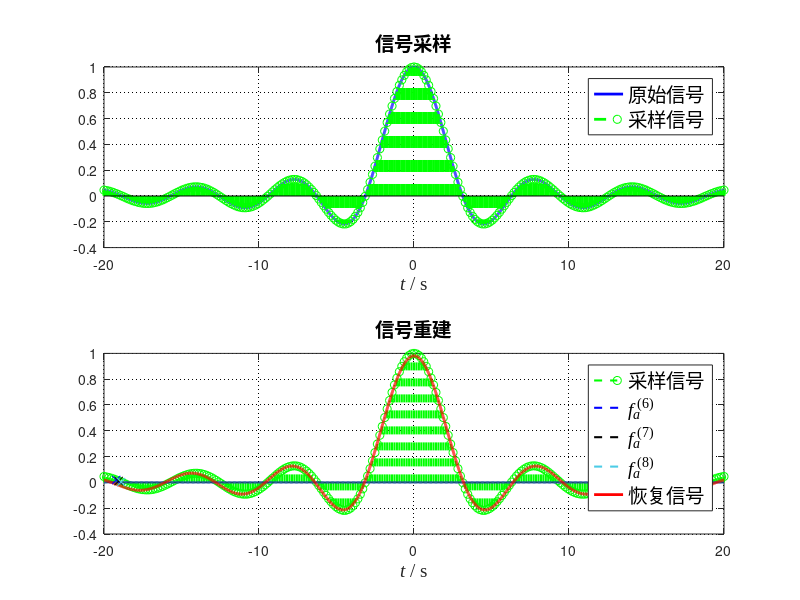
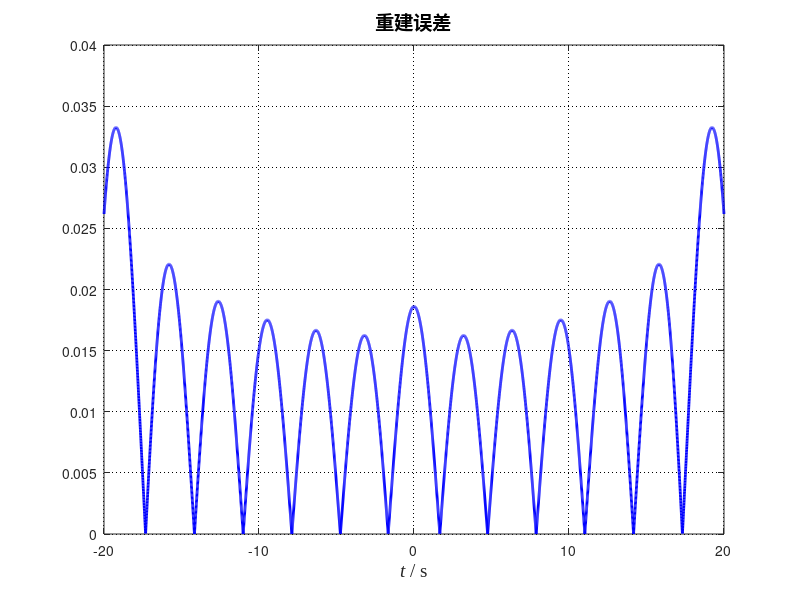
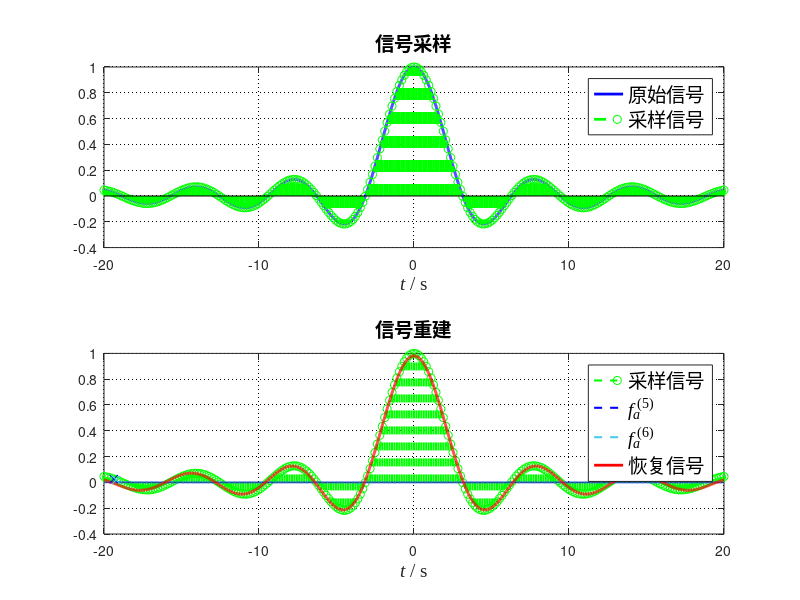
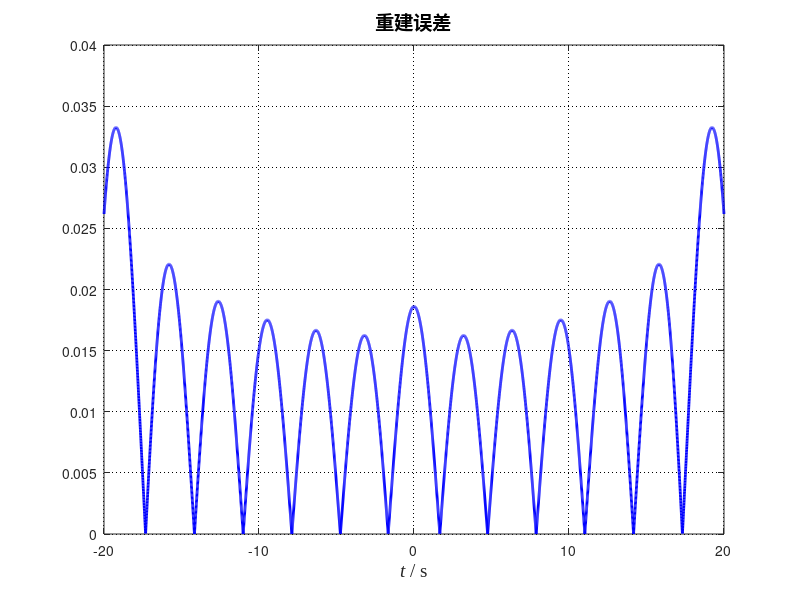

Reproduce these figures in MATLAB, in order.
% 下面的代码分为1、2.1、2.2、2.3、3五个节，其中1节代码可修改Ts为pi、1.3*pi、0.5*pi后分别运行
% 对应运行2.1、2.2或2.3（2.X只能运行其中某一个），分别对应临界采样、欠采样和过采样的分析
% 3节代码是通用的，用于频谱分析
%% 1 参数初始化
clc;
clear all;
close all;

omega_m = 1;    % 信号带宽
omega_c = 1;    % 滤波器截止频率

Ts = 0.05*pi;        % 临界采样pi、欠采样1.3*pi、过采样0.5*pi
Tp = 40;        % 仿真时长

N = ceil(Tp/Ts) % 采样点数
nTs = -20:Tp/(N-1):20;  % 时域采样时刻

t = -20:0.005:20;   % 恢复间隔为0.005s

f_nTs = sinc(nTs/pi);   % 采样信号

ins = Ts*omega_c/pi*sinc((omega_c/pi)* ...
    (ones(length(nTs),1)*t-nTs'*ones(1,length(t))));    % 内插信号

f_a = f_nTs*ins;         % 恢复信号

error = abs(f_a-sinc(t/pi));

%% 2.1下面是临界采样画图的操作
figure;
subplot(211);
plot(t,sinc(t/pi),'b-','LineWidth',2);   % 原始信号
hold on;
stem(nTs,f_nTs,'g--','LineWidth',2);     % 采样信号
grid on;
legend('FontSize',14);
legend('原始信号','采样信号');
set(gca,'GridLineStyle',':','GridColor','k','GridAlpha',1);
title('信号采样','FontSize',14);
xlabel('\it\fontname{Times New Roman}t \rm/ s','FontSize',14);


subplot(212);
stem(nTs,f_nTs,'g--','LineWidth',1.5);      % 采样信号
hold on;

plot(t,f_nTs(6)*ins(6,:),'b--','LineWidth',1.5);   % 原始信号
hold on;
plot(t,f_nTs(7)*ins(7,:),'k--','LineWidth',1.5);   % 原始信号
hold on;
plot(t,f_nTs(8)*ins(8,:),'--','LineWidth',1.5,'Color',[0.3 0.8 0.9]);   % 原始信号
hold on;
plot(t,f_a,'r','LineWidth',2);          % 恢复信号
hold on;

plot(nTs(6),f_nTs(6),'bx');      % 采样信号
hold on;
plot(nTs(7),f_nTs(7),'kx');      % 采样信号
hold on;
plot(nTs(8),f_nTs(8),'x','Color',[0.3 0.8 0.9]);      % 采样信号


legend('FontSize',14);
legend('采样信号','\it\fontname{Times New Roman}f_{a}^{\rm (6)}','\it\fontname{Times New Roman}f_{a}^{\rm (7)}','\it\fontname{Times New Roman}f_{a}^{\rm (8)}','恢复信号');
grid on;
set(gca,'GridLineStyle',':','GridColor','k','GridAlpha',1);
title('信号重建','FontSize',14);
xlabel('\it\fontname{Times New Roman}t \rm/ s','FontSize',14);

figure;
plot(t,error,'b-','LineWidth',2);
grid on;
set(gca,'GridLineStyle',':','GridColor','k','GridAlpha',1);
title('重建误差','FontSize',14);
% axis([-20 20 0 0.5])
xlabel('\it\fontname{Times New Roman}t \rm/ s','FontSize',14);

%% 2.2 下面是欠采样画图的操作
figure;
subplot(211);
plot(t,sinc(t/pi),'b-','LineWidth',2);   % 原始信号
hold on;
stem(nTs,f_nTs,'g--','LineWidth',2);     % 采样信号
grid on;
legend('FontSize',14);
legend('原始信号','采样信号');
set(gca,'GridLineStyle',':','GridColor','k','GridAlpha',1);
title('信号采样','FontSize',14);
xlabel('\it\fontname{Times New Roman}t \rm/ s','FontSize',14);


subplot(212);
stem(nTs,f_nTs,'g--','LineWidth',1.5);      % 采样信号
hold on;

plot(t,f_nTs(5)*ins(5,:),'b--','LineWidth',1.5);   % 原始信号
hold on;
plot(t,f_nTs(6)*ins(6,:),'--','LineWidth',1.5,'Color',[0.3 0.8 0.9]);   % 原始信号
hold on;
plot(t,f_a,'r','LineWidth',2);          % 恢复信号
hold on;

plot(nTs(5),f_nTs(5),'bx');      % 采样信号
hold on;
plot(nTs(6),f_nTs(6),'x','Color',[0.3 0.8 0.9]);      % 采样信号



legend('FontSize',14);
legend('采样信号','\it\fontname{Times New Roman}f_{a}^{\rm (5)}','\it\fontname{Times New Roman}f_{a}^{\rm (6)}','恢复信号');
grid on;
set(gca,'GridLineStyle',':','GridColor','k','GridAlpha',1);
title('信号重建','FontSize',14);
xlabel('\it\fontname{Times New Roman}t \rm/ s','FontSize',14);

figure;
plot(t,error,'b-','LineWidth',2);
grid on;
set(gca,'GridLineStyle',':','GridColor','k','GridAlpha',1);
title('重建误差','FontSize',14);
% axis([-20 20 0 0.5])
xlabel('\it\fontname{Times New Roman}t \rm/ s','FontSize',14);
%% 2.3 下面是过采样画图的操作
figure;
subplot(211);
plot(t,sinc(t/pi),'b-','LineWidth',2);   % 原始信号
hold on;
stem(nTs,f_nTs,'g--','LineWidth',2);     % 采样信号
grid on;
legend('FontSize',14);
legend('原始信号','采样信号');
set(gca,'GridLineStyle',':','GridColor','k','GridAlpha',1);
title('信号采样','FontSize',14);
xlabel('\it\fontname{Times New Roman}t \rm/ s','FontSize',14);


subplot(212);
stem(nTs,f_nTs,'g--','LineWidth',1.5);      % 采样信号
hold on;

plot(t,f_nTs(12)*ins(12,:),'b--','LineWidth',1.5);   % 原始信号
hold on;
plot(t,f_nTs(13)*ins(13,:),'k--','LineWidth',1.5);   % 原始信号
hold on;
plot(t,f_nTs(14)*ins(14,:),'--','LineWidth',1.5,'Color',[0.3 0.8 0.9]);   % 原始信号
hold on;
plot(t,f_a,'r','LineWidth',2);          % 恢复信号
hold on;

plot(nTs(12),f_nTs(12),'bx');      % 采样信号
hold on;
plot(nTs(13),f_nTs(13),'kx');      % 采样信号
hold on;
plot(nTs(14),f_nTs(14),'x','Color',[0.3 0.8 0.9]);      % 采样信号


legend('FontSize',14);
legend('采样信号','\it\fontname{Times New Roman}f_{a}^{\rm (12)}','\it\fontname{Times New Roman}f_{a}^{\rm (13)}','\it\fontname{Times New Roman}f_{a}^{\rm (14)}','恢复信号');
grid on;
set(gca,'GridLineStyle',':','GridColor','k','GridAlpha',1);
title('信号重建','FontSize',14);
xlabel('\it\fontname{Times New Roman}t \rm/ s','FontSize',14);

figure;
plot(t,error,'b-','LineWidth',2);
grid on;
set(gca,'GridLineStyle',':','GridColor','k','GridAlpha',1);
title('重建误差','FontSize',14);
% axis([-20 20 0 0.5])
xlabel('\it\fontname{Times New Roman}t \rm/ s','FontSize',14);
%% 3 频域分析
figure;
xa = sinc(t/pi);
fs1 = 200;
N1 = length(t);
F1 = 0:fs1/N1:fs1/2;
xa_f = fftshift(abs(fft(xa)))/N1;
plot(F1,xa_f(N1/2:N1),'LineWidth',1.5);
hold on;
f_a_f = fftshift(abs(fft(f_a)))/N1;
plot(F1,f_a_f(N1/2:N1),'LineWidth',1.5);
legend('原始信号频谱','重建信号频谱','FontSize',14);
xlabel('\it\fontname{Times New Roman}f \rm / Hz','FontSize',14)
axis([0 0.5 0 0.13]);
grid on;
set(gca,'GridLineStyle',':','GridColor','k','GridAlpha',1);
